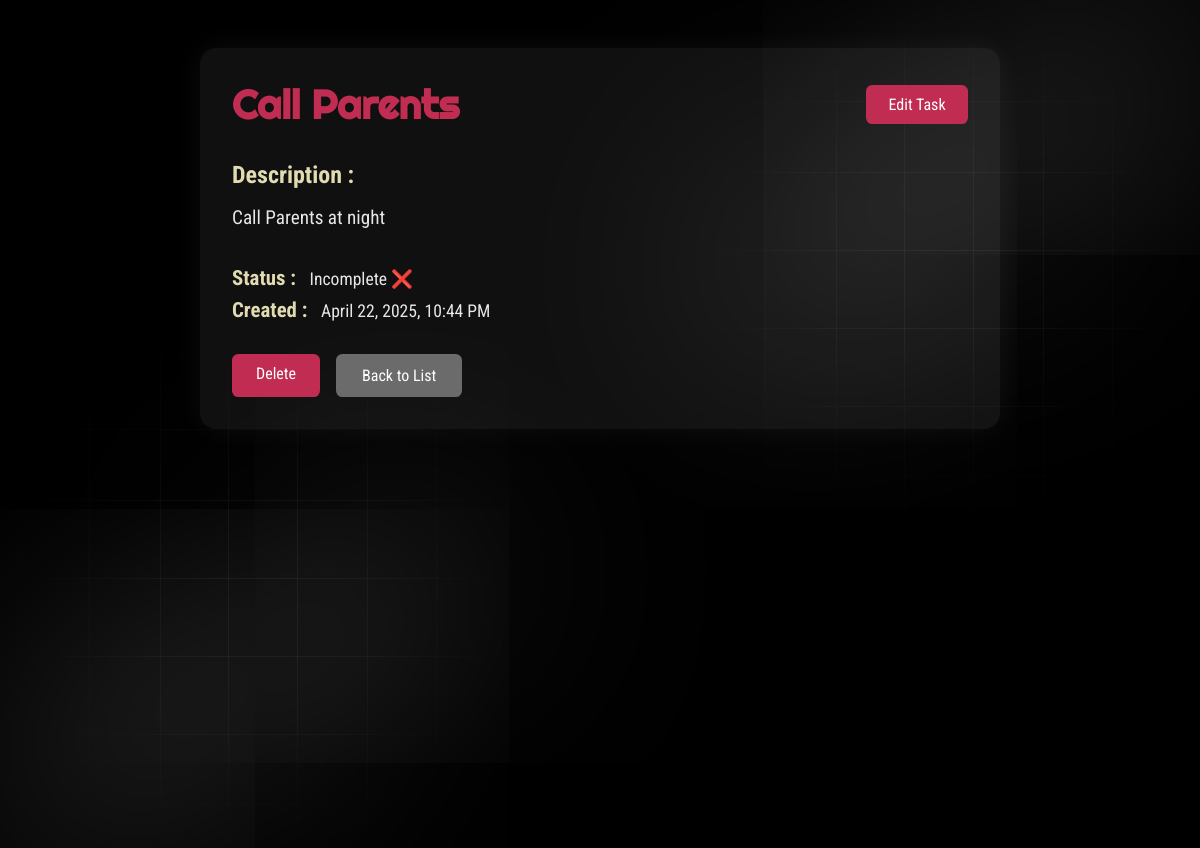
Page /tasks/4/ (signed in) on the committed database.
### base/models.py (models this page shows, shortened)
class Task(models.Model):
    user = models.ForeignKey(User, on_delete=models.CASCADE, null=True, blank=True)
    title = models.CharField(max_length=200, null=True, blank=True)
    description = models.TextField(null=True, blank=True)
    complete = models.BooleanField(default=False)
    create = models.DateTimeField(auto_now_add=True)
    class Meta:
        ordering = ['complete'] # send complete items to bottom of the list

### base/views.py (the view)
# urls.py: path('<int:pk>/',TaskDetail.as_view(),name='task'),  # pk = primary key
class TaskDetail(LoginRequiredMixin, DetailView):
    model = Task
    template_name = 'base/task_detail.html'
    context_object_name = 'task'

### base/templates/base/task_detail.html (shortened to what this page needs)
{% load static %}
<!DOCTYPE html>
<html>
<head>
    <link rel="stylesheet" href="{% static 'base/task_detail-style.css' %}">
</head>
<body>
    <img class="image-gradient-bottom-left" src="{% static 'base/gradient.png' %}" alt="gradientBL">
    <div class="layer-blur-bottom-left"></div>
    <img class="image-gradient-top-right" src="{% static 'base/gradient.png' %}" alt="gradientTR">
    <div class="layer-blur-top-right"></div>
    <div class="container">
        <div class="header">
            <h1 class="title">{{ task.title }}</h1>
            <a href="{% url 'task-edit' task.id %}" class="edit-btn">Edit Task</a>
        </div>
        <div class="task-detail">
            <h3>Description : &nbsp;</h3>
            {% if task.description %}
                <p>{{ task.description }}</p>
            {% else %}
                <p class="no-description">No description provided.</p>
            {% endif %}
        </div>
        <div class="task-meta">
            <p><strong>Status : &nbsp;</strong> {% if task.complete %}Completed ✅{% else %}Incomplete ❌{% endif %}</p>
            <p><strong>Created : &nbsp;</strong> {{ task.create|date:"F j, Y, g:i A" }}</p>
        </div>
        <div class="actions">
            <a href="{% url 'task-delete' task.id %}" class="action-btn delete">Delete</a>
            <a href="{% url 'tasks' %}" class="action-btn back">Back to List</a>
        </div>
    </div>
</body>
</html>

### base/static/base/task_detail-style.css (style rules this page uses)
* { margin: 0; padding: 0; box-sizing: border-box; }
body { background-color: black; color: #e7e7e7; min-height: 100vh; font-family: "Roboto Condensed", sans-serif; }
.image-gradient-bottom-left, .image-gradient-top-right { position: absolute; opacity: 0.6; z-index: -1; }
.image-gradient-bottom-left { bottom: 0; left: 0; }
.layer-blur-bottom-left { height: 0; width: 30rem; position: absolute; bottom: 20%; left: 0; box-shadow: 0 0 700px 15px white; transform: rotate(-30deg); z-index: -1; }
.image-gradient-top-right { top: 0; right: 0; }
.layer-blur-top-right { height: 0; width: 30rem; position: absolute; top: 20%; right: 0; box-shadow: 0 0 700px 15px white; transform: rotate(-30deg); z-index: -1; }
.container { max-width: 800px; margin: 3rem auto; padding: 2rem; background-color: rgba(208, 206, 204, 0.08); border-radius: 1rem; box-shadow: 0 0 30px rgba(255, 255, 255, 0.05); animation: fadeSlideIn 0.8s ease forwards; }
.header { display: flex; justify-content: space-between; align-items: center; margin-bottom: 2rem; }
.title { font-family: "Righteous", sans-serif; font-size: 2.5rem; color: #c12d52; }
.edit-btn { background-color: #c12d52; color: white; padding: 0.6rem 1.4rem; border-radius: 0.4rem; text-decoration: none; font-size: 1rem; transition: background-color 0.3s ease; }
.task-detail { margin-bottom: 2rem; }
.task-detail h3 { font-size: 1.5rem; color: #e1dbb1; margin-bottom: 0.8rem; }
.task-detail p { font-size: 1.2rem; line-height: 1.7; }
.task-meta { margin-bottom: 2rem; }
.task-meta p { margin-bottom: 0.5rem; font-size: 1.1rem; }
.task-meta p strong { margin-bottom: 0.5rem; font-size: 1.3rem; color: #e1dbb1; }
.actions { display: flex; gap: 1rem; flex-wrap: wrap; margin-top: 2rem; }
.action-btn { background-color: #c12d52; color: white; padding: 0.6rem 1.5rem; border-radius: 0.4rem; text-decoration: none; font-size: 1rem; transition: background-color 0.3s ease; }
.action-btn.delete { color: white; background-color: #c12d52; }
.action-btn.back { border: 2px solid #6b6b6b; background-color: #6b6b6b; }

### rows in the picture
Task: title "Call Parents", description "Call Parents at night", create "April 22, 2025, 10:44 PM"
